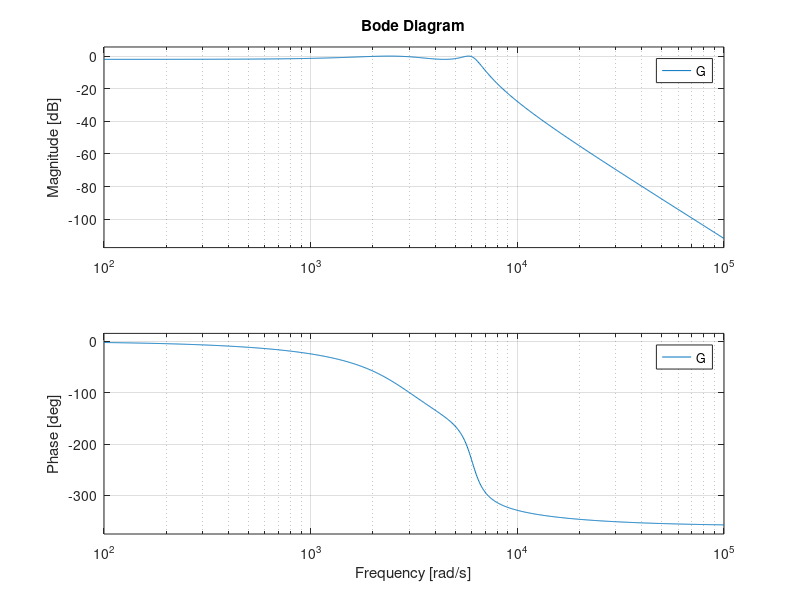

Recreate this plot in MATLAB.
clear all;

N = 4; %order

Rp = 2; %maximum passband attenuation
Fp = 1000;

Wp = 2*pi*Fp; %passband edge angular frequency

[num,den] = cheby1(N,Rp,Wp,'s');
G = tf(num,den);

bode(G);